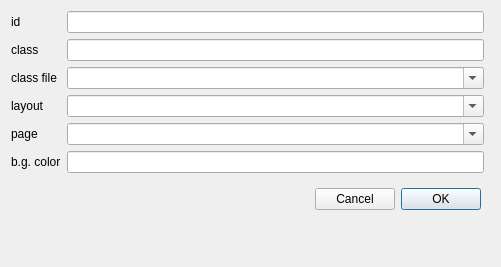
<?xml version="1.0" encoding="UTF-8"?>
<ui version="4.0">
 <class>NSceneDialog</class>
 <widget class="QDialog" name="NSceneDialog">
  <property name="geometry">
   <rect>
    <x>0</x>
    <y>0</y>
    <width>501</width>
    <height>267</height>
   </rect>
  </property>
  <property name="windowTitle">
   <string>Dialog</string>
  </property>
  <property name="modal">
   <bool>true</bool>
  </property>
  <layout class="QGridLayout" name="gridLayout">
   <item row="0" column="0">
    <widget class="QLabel" name="label">
     <property name="text">
      <string>id</string>
     </property>
    </widget>
   </item>
   <item row="0" column="1">
    <widget class="QLineEdit" name="id"/>
   </item>
   <item row="1" column="0">
    <widget class="QLabel" name="label_2">
     <property name="text">
      <string>class</string>
     </property>
    </widget>
   </item>
   <item row="1" column="1">
    <widget class="QLineEdit" name="className"/>
   </item>
   <item row="2" column="0">
    <widget class="QLabel" name="classFileLabel">
     <property name="text">
      <string>class file</string>
     </property>
    </widget>
   </item>
   <item row="2" column="1">
    <widget class="NComboBox" name="classFile">
     <property name="editable">
      <bool>true</bool>
     </property>
    </widget>
   </item>
   <item row="3" column="0">
    <widget class="QLabel" name="layoutLabel">
     <property name="text">
      <string>layout</string>
     </property>
    </widget>
   </item>
   <item row="3" column="1">
    <widget class="NComboBox" name="layout">
     <property name="editable">
      <bool>true</bool>
     </property>
    </widget>
   </item>
   <item row="4" column="0">
    <widget class="QLabel" name="pageLabel">
     <property name="text">
      <string>page</string>
     </property>
    </widget>
   </item>
   <item row="4" column="1">
    <widget class="NComboBox" name="page">
     <property name="editable">
      <bool>true</bool>
     </property>
    </widget>
   </item>
   <item row="5" column="0">
    <widget class="QLabel" name="label_6">
     <property name="text">
      <string>b.g. color</string>
     </property>
    </widget>
   </item>
   <item row="5" column="1">
    <widget class="QLineEdit" name="backgroundColor"/>
   </item>
   <item row="6" column="1" colspan="2">
    <widget class="QWidget" name="widget" native="true">
     <layout class="QHBoxLayout" name="horizontalLayout">
      <item>
       <spacer name="horizontalSpacer">
        <property name="orientation">
         <enum>Qt::Horizontal</enum>
        </property>
        <property name="sizeHint" stdset="0">
         <size>
          <width>40</width>
          <height>20</height>
         </size>
        </property>
       </spacer>
      </item>
      <item>
       <widget class="QPushButton" name="cancelButton">
        <property name="text">
         <string>Cancel</string>
        </property>
       </widget>
      </item>
      <item>
       <widget class="QPushButton" name="okButton">
        <property name="text">
         <string>OK</string>
        </property>
        <property name="default">
         <bool>true</bool>
        </property>
       </widget>
      </item>
     </layout>
    </widget>
   </item>
   <item row="7" column="1">
    <spacer name="verticalSpacer">
     <property name="orientation">
      <enum>Qt::Vertical</enum>
     </property>
     <property name="sizeHint" stdset="0">
      <size>
       <width>20</width>
       <height>40</height>
      </size>
     </property>
    </spacer>
   </item>
  </layout>
 </widget>
 <customwidgets>
  <customwidget>
   <class>NComboBox</class>
   <extends>QComboBox</extends>
   <header>extend/n_combo_box.h</header>
  </customwidget>
 </customwidgets>
 <resources/>
 <connections/>
</ui>
